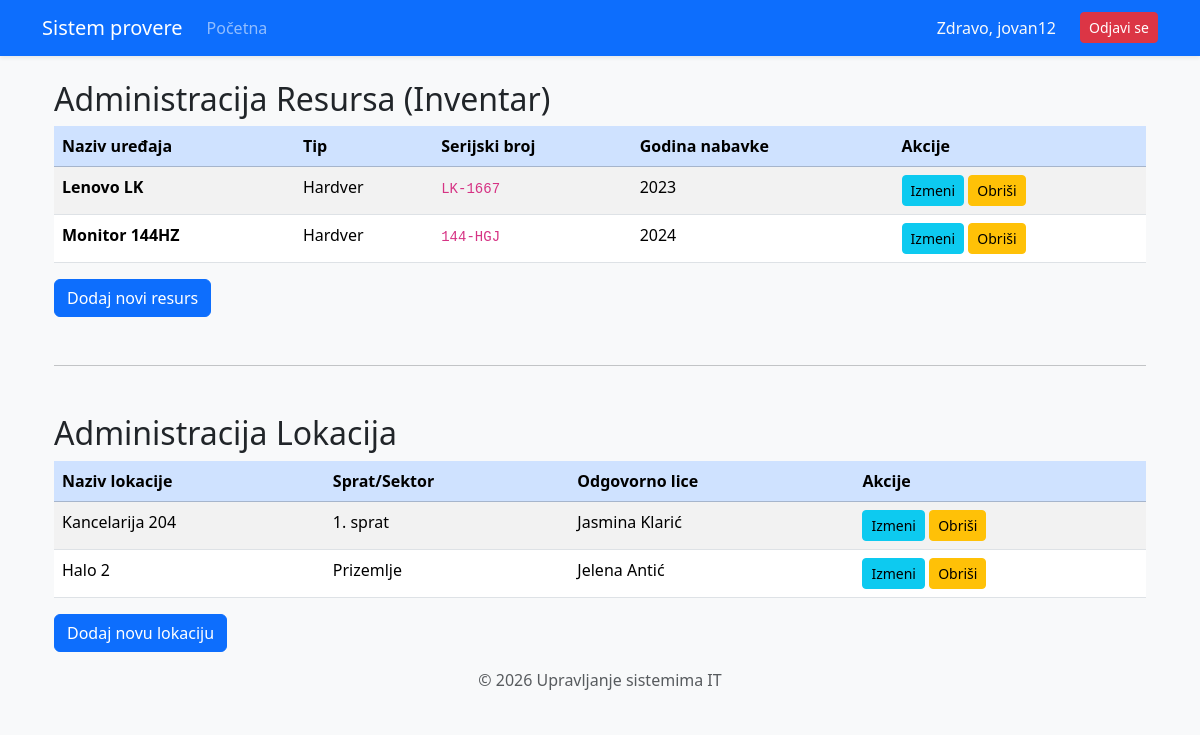
The app's page /administracija (signed in), older data.
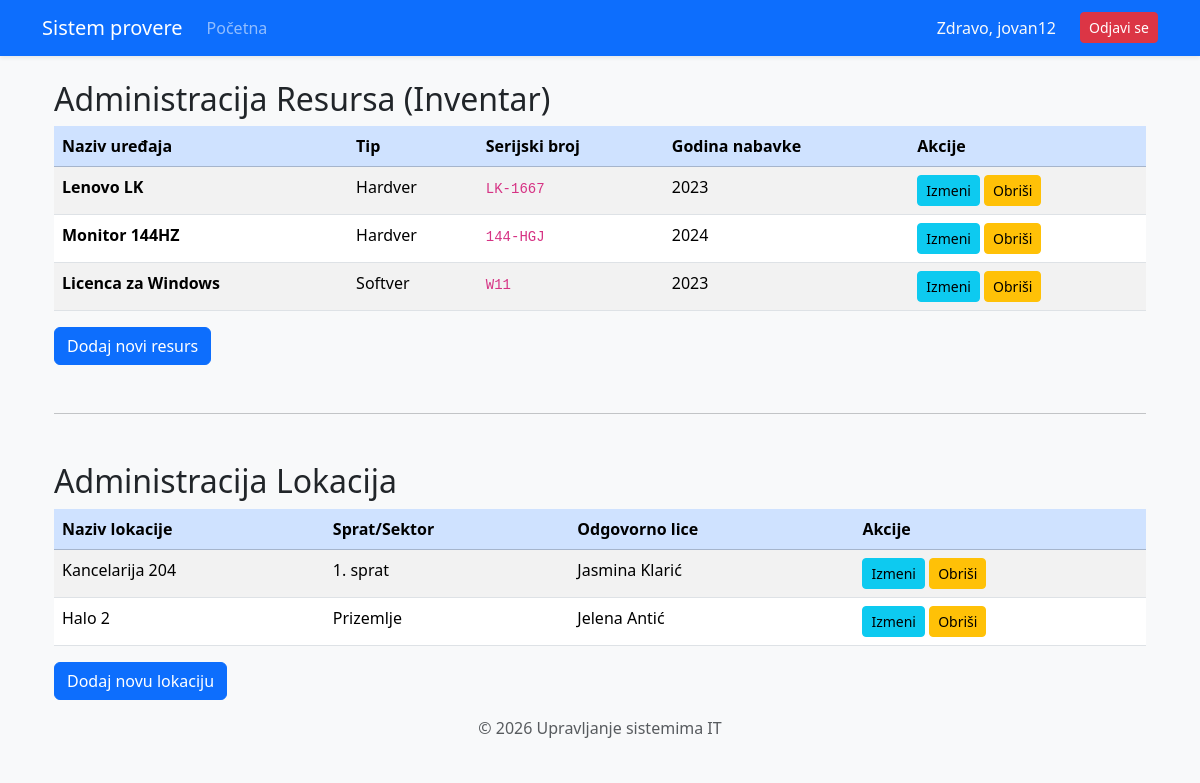
The same page, newer data.
### alchemy_classes.py (models this page shows)
class Resurs(db.Model):
    __tablename__ = "resurs"
    id: Mapped[int] = mapped_column(Integer, primary_key=True)
    naziv: Mapped[str] = mapped_column(String(100), nullable=False)
    tip: Mapped[str] = mapped_column(String(50))
    serijski_broj: Mapped[str] = mapped_column(String(100), unique=True)
    godina_nabavke: Mapped[int] = mapped_column(Integer)
    statusi: Mapped[list["StatusResursa"]] = relationship("StatusResursa", back_populates="resurs")

class Lokacija(db.Model):
    __tablename__ = "lokacija"
    id: Mapped[int] = mapped_column(Integer, primary_key=True)
    naziv: Mapped[str] = mapped_column(String(100), nullable=False)
    sprat: Mapped[str] = mapped_column(String(50), nullable=True)
    odgovorno_lice: Mapped[str] = mapped_column(String(100))
    izvestaji: Mapped[list["StatusResursa"]] = relationship("StatusResursa", back_populates="lokacija")

### main.py (the view)
@app.route("/administracija", methods=["GET", "POST"])
@login_required
def admin_page():
    all_resources = db.session.execute(db.select(Resurs)).scalars().all()
    all_locations = db.session.execute(db.select(Lokacija)).scalars().all()
    return render_template("administracija.html", resursi=all_resources, lokacije=all_locations)

### main.py (called while the page is built)
@login_manager.user_loader
def load_user(user_id):
    return db.get_or_404(User, user_id)

### templates/administracija.html (shortened to what this page needs)
{% extends "base.html" %}
{% block content %}
{% from "bootstrap5/form.html" import render_form %}
<div class="jumbotron">
    <div class="container">
         <h2 class="mt-4">Administracija Resursa (Inventar)</h2>
        <table class="table table-striped table-hover">
            <thead>
            <tr class="table-primary">
                <th scope="col">Naziv uređaja</th>
                <th scope="col">Tip</th>
                <th scope="col">Serijski broj</th>
                <th scope="col">Godina nabavke</th>
                <th scope="col">Akcije</th>
            </tr>
            </thead>
            <tbody>
            {% for r in resursi %}
            <tr>
                <td><strong>{{r.naziv}}</strong></td>
                <td>{{r.tip}}</td>
                <td><code>{{r.serijski_broj or "/"}}</code></td>
                <td>{{r.godina_nabavke}}</td>
                 <td style="text-align: middle;">
                    <a class="btn btn-sm btn-info" href="{{ url_for('add_resource', id=r.id) }}">Izmeni</a>
                    <a class="btn btn-sm btn-warning" href="{{ url_for('delete_resource', id=r.id) }}">Obriši</a>
                </td>
            </tr>
            {% endfor %}
            </tbody>
        </table>
        <a class="btn btn-primary" href="{{ url_for('add_resource') }}">Dodaj novi resurs</a>
<hr class="my-5">
        <h2>Administracija Lokacija</h2>
        <table class="table table-striped table-hover">
            <thead>
            <tr class="table-primary">
                <th scope="col">Naziv lokacije</th>
                <th scope="col">Sprat/Sektor</th>
                <th scope="col">Odgovorno lice</th>
                <th scope="col">Akcije</th>
            </tr>
            </thead>
            <tbody>
            {% for l in lokacije %}
            <tr>
                <td>{{l.naziv}}</td>
                <td>{{l.sprat or "/"}}</td>
                <td>{{l.odgovorno_lice}}</td>
                <td style="text-align:middle;">
                    <a class="btn btn-sm btn-info" href="{{ url_for('add_location', id=l.id) }}">Izmeni</a>
                    <a class="btn btn-sm btn-warning" href="{{ url_for('delete_location', id=l.id) }}">Obriši</a>
                </td>
            </tr>
            {% endfor %}
            </tbody>
        </table>
        <a class="btn btn-primary" href="{{ url_for('add_location') }}">Dodaj novu lokaciju</a>
    </div>
</div>
{% endblock %}

Row changes from the older to the newer data that the page shows:
added Resurs: naziv "Licenca za Windows", tip "Softver", serijski_broj "W11", godina_nabavke "2023"
